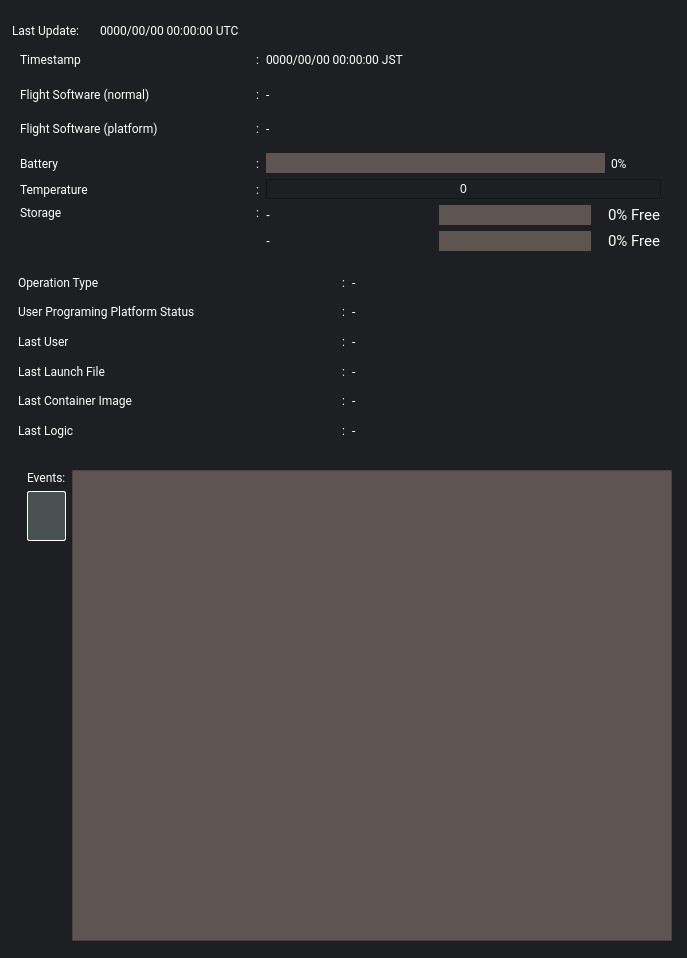
<?xml version="1.0" encoding="UTF-8"?>
<ui version="4.0">
 <class>intball::StatusWidget</class>
 <widget class="QWidget" name="intball::StatusWidget">
  <property name="geometry">
   <rect>
    <x>0</x>
    <y>0</y>
    <width>687</width>
    <height>958</height>
   </rect>
  </property>
  <property name="windowTitle">
   <string>Form</string>
  </property>
  <property name="styleSheet">
   <string notr="true">* {
  background-color: rgb(29, 31, 34);
  color: rgb(255, 255, 255);
}
QToolTip {
  padding: 4px;
}</string>
  </property>
  <widget class="QFrame" name="frame">
   <property name="geometry">
    <rect>
     <x>0</x>
     <y>0</y>
     <width>687</width>
     <height>958</height>
    </rect>
   </property>
   <property name="styleSheet">
    <string notr="true">#frame {
  border: 5px solid rgb(29, 31, 34);
}</string>
   </property>
   <property name="frameShape">
    <enum>QFrame::StyledPanel</enum>
   </property>
   <property name="frameShadow">
    <enum>QFrame::Raised</enum>
   </property>
   <widget class="QLabel" name="labelIntBallLastUpdateValue">
    <property name="geometry">
     <rect>
      <x>100</x>
      <y>10</y>
      <width>201</width>
      <height>28</height>
     </rect>
    </property>
    <property name="font">
     <font>
      <family>Roboto</family>
     </font>
    </property>
    <property name="text">
     <string>0000/00/00 00:00:00 UTC</string>
    </property>
    <property name="alignment">
     <set>Qt::AlignBottom|Qt::AlignLeading|Qt::AlignLeft</set>
    </property>
   </widget>
   <widget class="QLabel" name="labelIntBallLastUpdateTitle">
    <property name="geometry">
     <rect>
      <x>12</x>
      <y>10</y>
      <width>88</width>
      <height>28</height>
     </rect>
    </property>
    <property name="font">
     <font>
      <family>Roboto</family>
     </font>
    </property>
    <property name="text">
     <string>Last Update: </string>
    </property>
    <property name="alignment">
     <set>Qt::AlignBottom|Qt::AlignLeading|Qt::AlignLeft</set>
    </property>
   </widget>
   <widget class="QWidget" name="statusIntBallValues0" native="true">
    <property name="geometry">
     <rect>
      <x>20</x>
      <y>40</y>
      <width>641</width>
      <height>211</height>
     </rect>
    </property>
    <property name="sizePolicy">
     <sizepolicy hsizetype="Preferred" vsizetype="MinimumExpanding">
      <horstretch>0</horstretch>
      <verstretch>0</verstretch>
     </sizepolicy>
    </property>
    <property name="font">
     <font>
      <family>Roboto</family>
     </font>
    </property>
    <layout class="QGridLayout" name="gridLayout_34" columnminimumwidth="230,0,0,0,0">
     <item row="1" column="0">
      <widget class="QLabel" name="labelFlightSoftware">
       <property name="font">
        <font>
         <family>Roboto</family>
        </font>
       </property>
       <property name="text">
        <string>Flight Software (normal)</string>
       </property>
      </widget>
     </item>
     <item row="5" column="1" rowspan="2">
      <widget class="QLabel" name="labelSplitter_41">
       <property name="minimumSize">
        <size>
         <width>4</width>
         <height>0</height>
        </size>
       </property>
       <property name="maximumSize">
        <size>
         <width>4</width>
         <height>16777215</height>
        </size>
       </property>
       <property name="font">
        <font>
         <family>Roboto</family>
        </font>
       </property>
       <property name="text">
        <string>:</string>
       </property>
       <property name="alignment">
        <set>Qt::AlignLeading|Qt::AlignLeft|Qt::AlignTop</set>
       </property>
      </widget>
     </item>
     <item row="5" column="2">
      <widget class="QLabel" name="labelStorage1Path">
       <property name="sizePolicy">
        <sizepolicy hsizetype="Minimum" vsizetype="Preferred">
         <horstretch>0</horstretch>
         <verstretch>0</verstretch>
        </sizepolicy>
       </property>
       <property name="text">
        <string>-</string>
       </property>
      </widget>
     </item>
     <item row="0" column="1">
      <widget class="QLabel" name="labelSplitter_7">
       <property name="minimumSize">
        <size>
         <width>0</width>
         <height>4</height>
        </size>
       </property>
       <property name="maximumSize">
        <size>
         <width>4</width>
         <height>16777215</height>
        </size>
       </property>
       <property name="font">
        <font>
         <family>Roboto</family>
        </font>
       </property>
       <property name="text">
        <string>:</string>
       </property>
      </widget>
     </item>
     <item row="0" column="0">
      <widget class="QLabel" name="labelIntBallTimestamp">
       <property name="font">
        <font>
         <family>Roboto</family>
        </font>
       </property>
       <property name="text">
        <string>Timestamp</string>
       </property>
      </widget>
     </item>
     <item row="4" column="1">
      <widget class="QLabel" name="labelSplitter_42">
       <property name="minimumSize">
        <size>
         <width>4</width>
         <height>0</height>
        </size>
       </property>
       <property name="maximumSize">
        <size>
         <width>4</width>
         <height>16777215</height>
        </size>
       </property>
       <property name="font">
        <font>
         <family>Roboto</family>
        </font>
       </property>
       <property name="text">
        <string>:</string>
       </property>
      </widget>
     </item>
     <item row="6" column="3" colspan="2">
      <widget class="QProgressBar" name="progressIntBallStorage2">
       <property name="maximumSize">
        <size>
         <width>16777215</width>
         <height>20</height>
        </size>
       </property>
       <property name="font">
        <font>
         <family>Roboto</family>
         <pointsize>11</pointsize>
        </font>
       </property>
       <property name="styleSheet">
        <string notr="true">QProgressBar {
  background-color: rgb(94, 85, 82);
  height: 20px;
  border: 0;
  margin-right: 70px;
  text-align: right;
}
QProgressBar::chunk {
  background-color: rgb(113, 186, 43);
  margin: 0;
}</string>
       </property>
       <property name="value">
        <number>0</number>
       </property>
       <property name="format">
        <string>%p% Free</string>
       </property>
      </widget>
     </item>
     <item row="4" column="0">
      <widget class="QLabel" name="labelIntBallTemperature">
       <property name="font">
        <font>
         <family>Roboto</family>
        </font>
       </property>
       <property name="text">
        <string>Temperature</string>
       </property>
      </widget>
     </item>
     <item row="6" column="2">
      <widget class="QLabel" name="labelStorage2Path">
       <property name="sizePolicy">
        <sizepolicy hsizetype="Minimum" vsizetype="Preferred">
         <horstretch>0</horstretch>
         <verstretch>0</verstretch>
        </sizepolicy>
       </property>
       <property name="text">
        <string>-</string>
       </property>
      </widget>
     </item>
     <item row="5" column="3" colspan="2">
      <widget class="QProgressBar" name="progressIntBallStorage1">
       <property name="maximumSize">
        <size>
         <width>16777215</width>
         <height>20</height>
        </size>
       </property>
       <property name="font">
        <font>
         <family>Roboto</family>
         <pointsize>11</pointsize>
        </font>
       </property>
       <property name="styleSheet">
        <string notr="true">QProgressBar {
  background-color: rgb(94, 85, 82);
  height: 20px;
  border: 0;
  margin-right: 70px;
  text-align: right;
}
QProgressBar::chunk {
  background-color: rgb(113, 186, 43);
  margin: 0;
}</string>
       </property>
       <property name="value">
        <number>0</number>
       </property>
       <property name="format">
        <string>%p% Free</string>
       </property>
      </widget>
     </item>
     <item row="5" column="0" rowspan="2">
      <widget class="QLabel" name="labelIntBallStorage">
       <property name="font">
        <font>
         <family>Roboto</family>
        </font>
       </property>
       <property name="text">
        <string>Storage</string>
       </property>
       <property name="alignment">
        <set>Qt::AlignLeading|Qt::AlignLeft|Qt::AlignTop</set>
       </property>
      </widget>
     </item>
     <item row="3" column="4">
      <widget class="QLabel" name="labelIntBallBatteryRemainValue">
       <property name="sizePolicy">
        <sizepolicy hsizetype="Preferred" vsizetype="Minimum">
         <horstretch>0</horstretch>
         <verstretch>0</verstretch>
        </sizepolicy>
       </property>
       <property name="maximumSize">
        <size>
         <width>50</width>
         <height>18</height>
        </size>
       </property>
       <property name="font">
        <font>
         <family>Roboto</family>
        </font>
       </property>
       <property name="styleSheet">
        <string notr="true"/>
       </property>
       <property name="text">
        <string>0%</string>
       </property>
      </widget>
     </item>
     <item row="3" column="0">
      <widget class="QLabel" name="labelIntBallBattery">
       <property name="font">
        <font>
         <family>Roboto</family>
        </font>
       </property>
       <property name="text">
        <string>Battery</string>
       </property>
      </widget>
     </item>
     <item row="3" column="1">
      <widget class="QLabel" name="labelSplitter_40">
       <property name="minimumSize">
        <size>
         <width>4</width>
         <height>0</height>
        </size>
       </property>
       <property name="maximumSize">
        <size>
         <width>4</width>
         <height>16777215</height>
        </size>
       </property>
       <property name="font">
        <font>
         <family>Roboto</family>
        </font>
       </property>
       <property name="text">
        <string>:</string>
       </property>
      </widget>
     </item>
     <item row="1" column="1">
      <widget class="QLabel" name="labelSplitter_39">
       <property name="minimumSize">
        <size>
         <width>4</width>
         <height>0</height>
        </size>
       </property>
       <property name="maximumSize">
        <size>
         <width>4</width>
         <height>16777215</height>
        </size>
       </property>
       <property name="font">
        <font>
         <family>Roboto</family>
        </font>
       </property>
       <property name="text">
        <string>:</string>
       </property>
      </widget>
     </item>
     <item row="2" column="0">
      <widget class="QLabel" name="labelFlightSoftwarePlatform">
       <property name="font">
        <font>
         <family>Roboto</family>
        </font>
       </property>
       <property name="text">
        <string>Flight Software (platform)</string>
       </property>
      </widget>
     </item>
     <item row="2" column="1">
      <widget class="QLabel" name="labelSplitter_45">
       <property name="minimumSize">
        <size>
         <width>0</width>
         <height>4</height>
        </size>
       </property>
       <property name="maximumSize">
        <size>
         <width>4</width>
         <height>16777215</height>
        </size>
       </property>
       <property name="font">
        <font>
         <family>Roboto</family>
        </font>
       </property>
       <property name="text">
        <string>:</string>
       </property>
      </widget>
     </item>
     <item row="3" column="2" colspan="2">
      <widget class="QProgressBar" name="progressIntBallBattery">
       <property name="maximumSize">
        <size>
         <width>16777215</width>
         <height>20</height>
        </size>
       </property>
       <property name="font">
        <font>
         <family>Roboto</family>
         <pointsize>11</pointsize>
        </font>
       </property>
       <property name="styleSheet">
        <string notr="true">        QProgressBar {
          background-color: rgb(94, 85, 82);
          height: 20px;
          border: 0;
          text-align: right;
          margin-right: 0;
        }
        QProgressBar::chunk {
          background-color: rgb(113, 186, 43);
          margin: 0;
        }</string>
       </property>
       <property name="maximum">
        <number>100</number>
       </property>
       <property name="value">
        <number>0</number>
       </property>
       <property name="textVisible">
        <bool>false</bool>
       </property>
      </widget>
     </item>
     <item row="2" column="2" colspan="2">
      <widget class="QLabel" name="labelFlightSoftwarePlatformValue">
       <property name="font">
        <font>
         <family>Roboto</family>
        </font>
       </property>
       <property name="text">
        <string>-</string>
       </property>
      </widget>
     </item>
     <item row="1" column="2" colspan="3">
      <widget class="QLabel" name="labelFlightSoftwareValue">
       <property name="sizePolicy">
        <sizepolicy hsizetype="Expanding" vsizetype="Preferred">
         <horstretch>0</horstretch>
         <verstretch>0</verstretch>
        </sizepolicy>
       </property>
       <property name="maximumSize">
        <size>
         <width>16777215</width>
         <height>20</height>
        </size>
       </property>
       <property name="font">
        <font>
         <family>Roboto</family>
        </font>
       </property>
       <property name="text">
        <string>-</string>
       </property>
      </widget>
     </item>
     <item row="0" column="2" colspan="3">
      <widget class="QLabel" name="labelIntBallTimestampValue">
       <property name="font">
        <font>
         <family>Roboto</family>
        </font>
       </property>
       <property name="text">
        <string>0000/00/00 00:00:00 JST</string>
       </property>
      </widget>
     </item>
     <item row="4" column="2" colspan="3">
      <widget class="intball::Meter" name="progressIntballTemperature">
       <property name="maximumSize">
        <size>
         <width>16777215</width>
         <height>20</height>
        </size>
       </property>
       <property name="maximum">
        <number>100</number>
       </property>
       <property name="value">
        <number>0</number>
       </property>
       <property name="format">
        <string>%v</string>
       </property>
      </widget>
     </item>
    </layout>
   </widget>
   <widget class="QWidget" name="statusIntBallValues1" native="true">
    <property name="geometry">
     <rect>
      <x>18</x>
      <y>270</y>
      <width>651</width>
      <height>181</height>
     </rect>
    </property>
    <property name="sizePolicy">
     <sizepolicy hsizetype="Preferred" vsizetype="MinimumExpanding">
      <horstretch>0</horstretch>
      <verstretch>0</verstretch>
     </sizepolicy>
    </property>
    <property name="font">
     <font>
      <family>Roboto</family>
     </font>
    </property>
    <layout class="QGridLayout" name="gridLayout_35">
     <property name="bottomMargin">
      <number>9</number>
     </property>
     <item row="6" column="0">
      <widget class="QLabel" name="labelLastLogic">
       <property name="font">
        <font>
         <family>Roboto</family>
        </font>
       </property>
       <property name="text">
        <string>Last Logic</string>
       </property>
      </widget>
     </item>
     <item row="4" column="2">
      <widget class="QLabel" name="labelLastLaunchFileValue">
       <property name="font">
        <font>
         <family>Roboto</family>
        </font>
       </property>
       <property name="text">
        <string>-</string>
       </property>
      </widget>
     </item>
     <item row="3" column="0">
      <widget class="QLabel" name="labelLastUser">
       <property name="font">
        <font>
         <family>Roboto</family>
        </font>
       </property>
       <property name="text">
        <string>Last User</string>
       </property>
      </widget>
     </item>
     <item row="3" column="2">
      <widget class="QLabel" name="labelLastUserValue">
       <property name="font">
        <font>
         <family>Roboto</family>
        </font>
       </property>
       <property name="text">
        <string>-</string>
       </property>
      </widget>
     </item>
     <item row="2" column="1">
      <widget class="QLabel" name="labelSplitter_47">
       <property name="minimumSize">
        <size>
         <width>4</width>
         <height>0</height>
        </size>
       </property>
       <property name="maximumSize">
        <size>
         <width>4</width>
         <height>16777215</height>
        </size>
       </property>
       <property name="font">
        <font>
         <family>Roboto</family>
        </font>
       </property>
       <property name="text">
        <string>:</string>
       </property>
      </widget>
     </item>
     <item row="3" column="1">
      <widget class="QLabel" name="labelSplitter_54">
       <property name="minimumSize">
        <size>
         <width>4</width>
         <height>0</height>
        </size>
       </property>
       <property name="maximumSize">
        <size>
         <width>4</width>
         <height>16777215</height>
        </size>
       </property>
       <property name="font">
        <font>
         <family>Roboto</family>
        </font>
       </property>
       <property name="text">
        <string>:</string>
       </property>
      </widget>
     </item>
     <item row="2" column="2">
      <widget class="QLabel" name="labelPlatformModeValue">
       <property name="font">
        <font>
         <family>Roboto</family>
        </font>
       </property>
       <property name="text">
        <string>-</string>
       </property>
      </widget>
     </item>
     <item row="0" column="1">
      <widget class="QLabel" name="labelSplitter_46">
       <property name="minimumSize">
        <size>
         <width>4</width>
         <height>0</height>
        </size>
       </property>
       <property name="maximumSize">
        <size>
         <width>4</width>
         <height>16777215</height>
        </size>
       </property>
       <property name="font">
        <font>
         <family>Roboto</family>
        </font>
       </property>
       <property name="text">
        <string>:</string>
       </property>
      </widget>
     </item>
     <item row="5" column="0">
      <widget class="QLabel" name="labelLastImage">
       <property name="font">
        <font>
         <family>Roboto</family>
        </font>
       </property>
       <property name="text">
        <string>Last Container Image</string>
       </property>
      </widget>
     </item>
     <item row="6" column="2">
      <widget class="QLabel" name="labelLastLogicValue">
       <property name="font">
        <font>
         <family>Roboto</family>
        </font>
       </property>
       <property name="text">
        <string>-</string>
       </property>
      </widget>
     </item>
     <item row="0" column="2">
      <widget class="QLabel" name="labelOperationTypeValue">
       <property name="font">
        <font>
         <family>Roboto</family>
        </font>
       </property>
       <property name="text">
        <string>-</string>
       </property>
      </widget>
     </item>
     <item row="0" column="0">
      <widget class="QLabel" name="labelOperationType">
       <property name="font">
        <font>
         <family>Roboto</family>
        </font>
       </property>
       <property name="text">
        <string>Operation Type</string>
       </property>
      </widget>
     </item>
     <item row="2" column="0">
      <widget class="QLabel" name="labelIntBallModeColor_5">
       <property name="font">
        <font>
         <family>Roboto</family>
        </font>
       </property>
       <property name="text">
        <string>User Programing Platform Status</string>
       </property>
      </widget>
     </item>
     <item row="5" column="1">
      <widget class="QLabel" name="labelSplitter_53">
       <property name="minimumSize">
        <size>
         <width>4</width>
         <height>0</height>
        </size>
       </property>
       <property name="maximumSize">
        <size>
         <width>4</width>
         <height>16777215</height>
        </size>
       </property>
       <property name="font">
        <font>
         <family>Roboto</family>
        </font>
       </property>
       <property name="text">
        <string>:</string>
       </property>
      </widget>
     </item>
     <item row="4" column="0">
      <widget class="QLabel" name="labelLastLaunchFile">
       <property name="font">
        <font>
         <family>Roboto</family>
        </font>
       </property>
       <property name="text">
        <string>Last Launch File</string>
       </property>
      </widget>
     </item>
     <item row="4" column="1">
      <widget class="QLabel" name="labelSplitter_55">
       <property name="minimumSize">
        <size>
         <width>4</width>
         <height>0</height>
        </size>
       </property>
       <property name="maximumSize">
        <size>
         <width>4</width>
         <height>16777215</height>
        </size>
       </property>
       <property name="font">
        <font>
         <family>Roboto</family>
        </font>
       </property>
       <property name="text">
        <string>:</string>
       </property>
      </widget>
     </item>
     <item row="5" column="2">
      <widget class="QLabel" name="labelLastImageValue">
       <property name="font">
        <font>
         <family>Roboto</family>
        </font>
       </property>
       <property name="text">
        <string>-</string>
       </property>
      </widget>
     </item>
     <item row="6" column="1">
      <widget class="QLabel" name="labelSplitter_48">
       <property name="minimumSize">
        <size>
         <width>4</width>
         <height>0</height>
        </size>
       </property>
       <property name="maximumSize">
        <size>
         <width>4</width>
         <height>16777215</height>
        </size>
       </property>
       <property name="font">
        <font>
         <family>Roboto</family>
        </font>
       </property>
       <property name="text">
        <string>:</string>
       </property>
      </widget>
     </item>
    </layout>
   </widget>
   <widget class="QWidget" name="statusIntBallEvents" native="true">
    <property name="geometry">
     <rect>
      <x>18</x>
      <y>470</y>
      <width>663</width>
      <height>471</height>
     </rect>
    </property>
    <property name="font">
     <font>
      <family>Roboto</family>
     </font>
    </property>
    <layout class="QGridLayout" name="gridLayout_36">
     <property name="leftMargin">
      <number>9</number>
     </property>
     <property name="topMargin">
      <number>0</number>
     </property>
     <property name="rightMargin">
      <number>9</number>
     </property>
     <property name="bottomMargin">
      <number>0</number>
     </property>
     <item row="0" column="0">
      <widget class="QLabel" name="labelIntBallEvents">
       <property name="font">
        <font>
         <family>Roboto</family>
        </font>
       </property>
       <property name="text">
        <string>Events:</string>
       </property>
      </widget>
     </item>
     <item row="1" column="0">
      <widget class="QWidget" name="widget_5" native="true">
       <layout class="QVBoxLayout" name="verticalLayout_9">
        <property name="spacing">
         <number>0</number>
        </property>
        <property name="leftMargin">
         <number>0</number>
        </property>
        <property name="topMargin">
         <number>0</number>
        </property>
        <property name="rightMargin">
         <number>0</number>
        </property>
        <property name="bottomMargin">
         <number>0</number>
        </property>
        <item>
         <widget class="QPushButton" name="stopBlinkingButton">
          <property name="minimumSize">
           <size>
            <width>0</width>
            <height>50</height>
           </size>
          </property>
          <property name="maximumSize">
           <size>
            <width>50</width>
            <height>50</height>
           </size>
          </property>
          <property name="font">
           <font>
            <family>Roboto</family>
           </font>
          </property>
          <property name="styleSheet">
           <string notr="true">QPushButton {
  background-color: rgb(72, 80, 80);
  border-radius: 2px;
  border: 1px outset white;
}
QToolTip {
  background-color: rgb(72, 80, 80);
  padding: 4px;
  border: 1px solid white;
}</string>
          </property>
          <property name="text">
           <string/>
          </property>
          <property name="icon">
           <iconset resource="../resources.qrc">
            <normaloff>:/ground_system/image/check_fill_white.svg</normaloff>:/ground_system/image/check_fill_white.svg</iconset>
          </property>
          <property name="iconSize">
           <size>
            <width>35</width>
            <height>35</height>
           </size>
          </property>
         </widget>
        </item>
        <item>
         <spacer name="verticalSpacer_5">
          <property name="orientation">
           <enum>Qt::Vertical</enum>
          </property>
          <property name="sizeHint" stdset="0">
           <size>
            <width>20</width>
            <height>40</height>
           </size>
          </property>
         </spacer>
        </item>
       </layout>
      </widget>
     </item>
     <item row="0" column="1" rowspan="2">
      <widget class="QTableWidget" name="tableIntBallEvents">
       <property name="minimumSize">
        <size>
         <width>0</width>
         <height>160</height>
        </size>
       </property>
       <property name="maximumSize">
        <size>
         <width>16777215</width>
         <height>510</height>
        </size>
       </property>
       <property name="font">
        <font>
         <family>Roboto</family>
        </font>
       </property>
       <property name="focusPolicy">
        <enum>Qt::NoFocus</enum>
       </property>
       <property name="styleSheet">
        <string notr="true">background-color: rgb(94, 85, 82);
</string>
       </property>
       <property name="horizontalScrollBarPolicy">
        <enum>Qt::ScrollBarAlwaysOff</enum>
       </property>
       <property name="sizeAdjustPolicy">
        <enum>QAbstractScrollArea::AdjustToContents</enum>
       </property>
       <property name="autoScroll">
        <bool>false</bool>
       </property>
       <property name="editTriggers">
        <set>QAbstractItemView::NoEditTriggers</set>
       </property>
       <property name="tabKeyNavigation">
        <bool>false</bool>
       </property>
       <property name="showDropIndicator" stdset="0">
        <bool>false</bool>
       </property>
       <property name="dragDropOverwriteMode">
        <bool>false</bool>
       </property>
       <property name="selectionMode">
        <enum>QAbstractItemView::NoSelection</enum>
       </property>
       <property name="selectionBehavior">
        <enum>QAbstractItemView::SelectRows</enum>
       </property>
       <property name="verticalScrollMode">
        <enum>QAbstractItemView::ScrollPerPixel</enum>
       </property>
       <property name="horizontalScrollMode">
        <enum>QAbstractItemView::ScrollPerPixel</enum>
       </property>
       <property name="wordWrap">
        <bool>true</bool>
       </property>
       <property name="cornerButtonEnabled">
        <bool>false</bool>
       </property>
       <property name="rowCount">
        <number>0</number>
       </property>
       <property name="columnCount">
        <number>3</number>
       </property>
       <attribute name="horizontalHeaderVisible">
        <bool>false</bool>
       </attribute>
       <attribute name="horizontalHeaderDefaultSectionSize">
        <number>160</number>
       </attribute>
       <attribute name="horizontalHeaderHighlightSections">
        <bool>false</bool>
       </attribute>
       <attribute name="horizontalHeaderStretchLastSection">
        <bool>true</bool>
       </attribute>
       <attribute name="verticalHeaderVisible">
        <bool>false</bool>
       </attribute>
       <attribute name="verticalHeaderStretchLastSection">
        <bool>false</bool>
       </attribute>
       <column/>
       <column/>
       <column/>
      </widget>
     </item>
    </layout>
   </widget>
  </widget>
 </widget>
 <customwidgets>
  <customwidget>
   <class>intball::Meter</class>
   <extends>QProgressBar</extends>
   <header>meter.h</header>
  </customwidget>
 </customwidgets>
 <resources>
  <include location="../resources.qrc"/>
 </resources>
 <connections/>
</ui>
